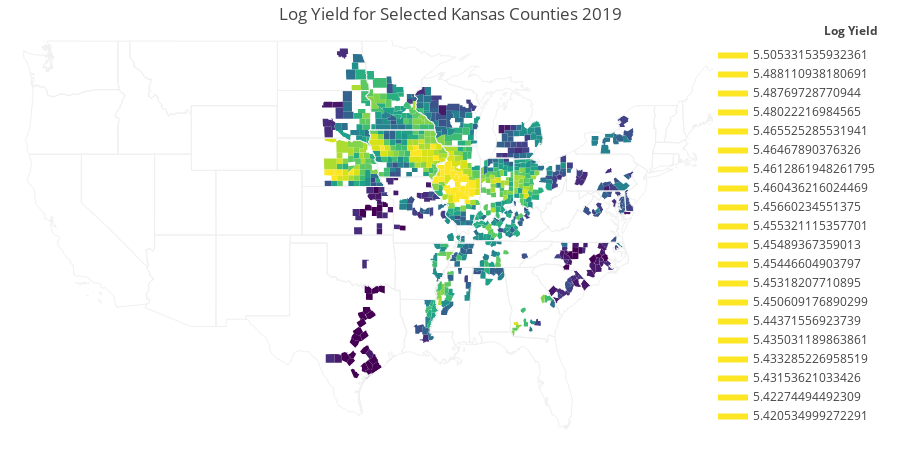

Notebook cell for this chart:
### Code cell
county_2019 = county_yield.dropna()[(county_yield['Year']==2018)].copy()
county_2019['FIPS'] = [int(f"{int(county_2019['State_ANSI'].values[i])}{int(county_2019['County_ANSI'].values[i]):03}") for i in range(0,len(county_2019))]
fig = ff.create_choropleth(fips=county_2019['FIPS'], values=county_2019['ln_yield'].values, 
                           legend_title = 'Log Yield',
                           show_hover=True, asp=2.9,
                           title_text = 'Log Yield for Selected Kansas Counties 2019',
                          round_legend_values = True)
fig.layout.template = None

fig.show()
